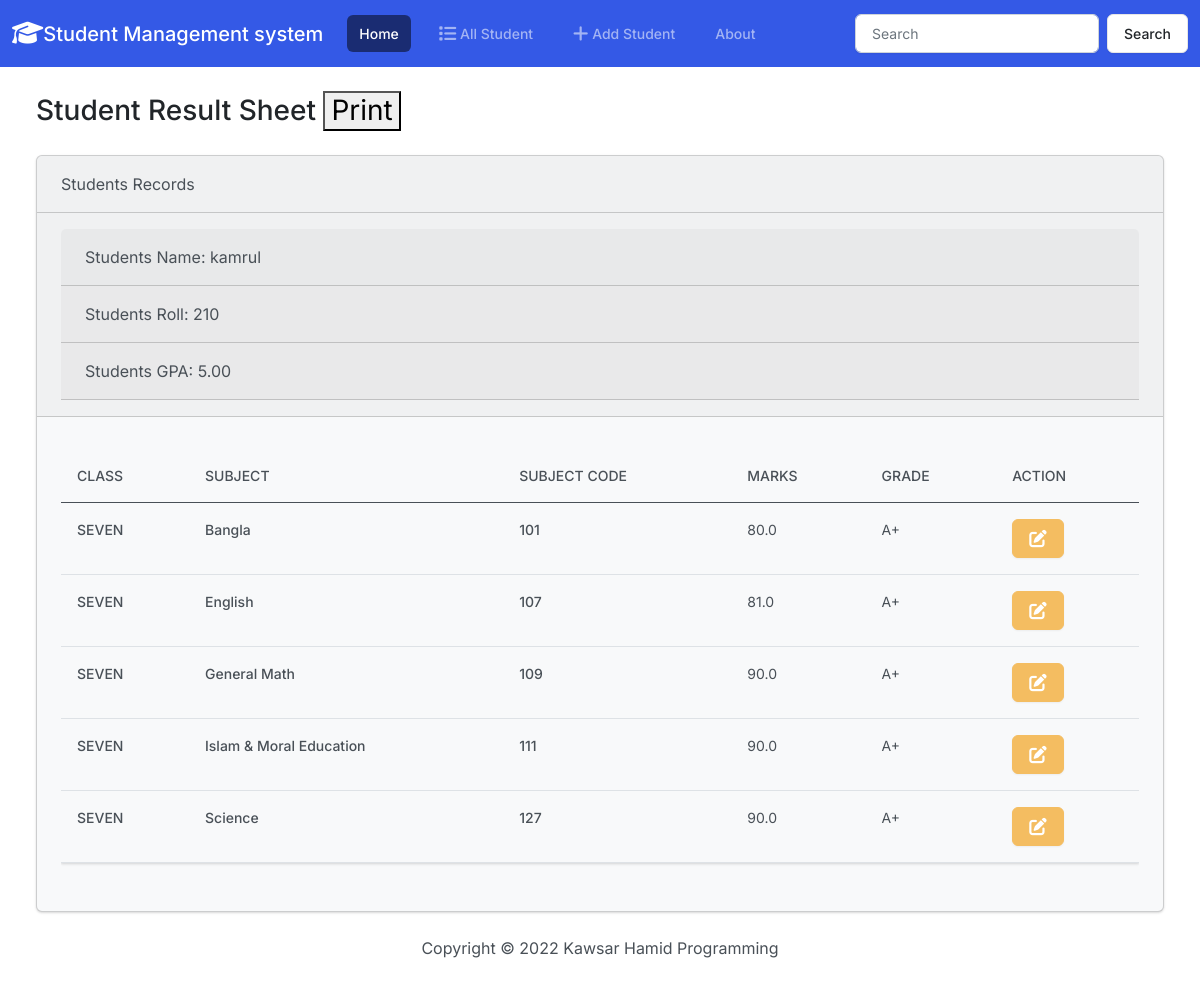
Screenshot of /result/210/ with the database file from the repository.
### academic/models.py (models this page shows, shortened)
class Student(models.Model):
    name=models.CharField(max_length=70)
    email=models.EmailField(max_length=80)
    roll=models.IntegerField(unique=True,null=False)
    classname=models.ForeignKey(ClassModel,on_delete=models.CASCADE)

### result/models.py (models this page shows)
class Marks(models.Model):
    students_name=models.CharField(max_length=80)
    students_roll=models.IntegerField()
    student_email=models.EmailField()
    students_class=models.CharField(max_length=70)
    student_subject=models.CharField(max_length=70)
    student_subjectCode=models.IntegerField()
    subject_marks=models.FloatField()
    subject_grade=models.CharField(max_length=60)
    def __str__(self):
        return self.students_name

### result/views.py (the view)
# urls.py: path("<int:id>/",views.ResultClass.as_view(),name='results'),
class ResultClass(View):
    def get(self,request,id):
        print(id)
        data=Marks.objects.filter(students_roll=id)
        info=Student.objects.get(roll=id)
        print("--------------------------------------------------")
        print(data)
        grade()
        sum=0
        length=len(data)
        GPA=""
        for i in data:
            if not i.subject_grade=='F':
                if i.subject_grade=="A+":
                    sum=sum+5
                elif i.subject_grade=="A":
                    sum=sum+4
                elif i.subject_grade=="A-":
                    sum=sum+3.5
                elif i.subject_grade=="B":
                    sum=sum+3
                elif i.subject_grade=="C":
                    sum=sum+2
                elif i.subject_grade=="D":
                    sum=sum+1
            else:
                GPA="F"
                sum=0
                break
        gpa= "{0:.2f}".format(sum/length)
        return render(request,"result/resultView.html",{'marks':data,'info':info,"gpa":gpa})

### result/views.py (called while the page is built)
def grade():
    Marks.objects.filter(subject_marks__gte=80).update(subject_grade="A+")
    Marks.objects.filter(subject_marks__gte=70,subject_marks__lt=80).update(subject_grade="A")
    Marks.objects.filter(subject_marks__gte=65,subject_marks__lt=70).update(subject_grade="A-")
    Marks.objects.filter(subject_marks__gte=50,subject_marks__lt=65).update(subject_grade="B")
    Marks.objects.filter(subject_marks__gte=40,subject_marks__lt=50).update(subject_grade="C")
    Marks.objects.filter(subject_marks__gte=33,subject_marks__lt=40).update(subject_grade="D")
    Marks.objects.filter(subject_marks__lte=33).update(subject_grade="F")

### templates/result/resultView.html (shortened to what this page needs)
{% extends 'academic/base.html' %}
{% load static %}
{% block content %}
<div class="container-fluid print-container">
    <h3 class="m-4">Student Result Sheet     <button onclick="window.print();" >Print</button></h3>
    <div class="row">
        <div class="col-12">
            {% if marks %}
            <div class="card bg-light ms-4 me-4 mb-4">
                <div class="card-header">Students Records</div>
                <div class="card-header">
                    <div class="card-header">Students Name: {{info.name}}</div>
                    <div class="card-header">Students Roll:  {{info.roll}}</div>
                    <div class="card-header">Students GPA: {{gpa}}  </div>
                </div>
                <div class="card-body">
                  <p class="card-text">
                    <div class="table-responsive">
                        <table class="table table-hover">
                            <thead>
                              <tr>
                                <th scope="col">Class</th>
                                <th scope="col">Subject</th>
                                <th scope="col">Subject Code</th>
                                <th scope="col">Marks</th>
                                <th scope="col">Grade</th>
                                <th scope="col">Action</th>
                              </tr>
                            </thead>
                            <tbody>
                              {% for marks in marks%}
                              <tr>
                                <th>{{marks.students_class}}</th>
                                <th>{{marks.student_subject}}</th>
                                <th>{{marks.student_subjectCode}}</th>
                                <td>{{marks.subject_marks}}</td>
                                <td>{{marks.subject_grade}}</td>
                                <td>
                                  <a class="btn btn-warning me-1" href="{% url 'resultEdit' marks.student_subjectCode marks.students_roll %}">
                                  </a>
                                </td>
                              </tr>
                              {% endfor %}
                            </tbody>
                          </table>
                    </div>
                  </p>
                </div>
              </div>
            {% else %}
            <h5 class="alert alert-primary ms-4 me-4" >No Students Records</h5>
            {% endif %}
        </div>
    </div>
  </div>
{% endblock content %}

### rows the page displays
Student: name "kamrul", roll "210"
Marks: students_class "SEVEN", student_subject "Bangla", student_subjectCode "101", subject_marks "80.0", subject_grade "A+"
Marks: students_class "SEVEN", student_subject "English", student_subjectCode "107", subject_marks "81.0", subject_grade "A+"
Marks: students_class "SEVEN", student_subject "General Math", student_subjectCode "109", subject_marks "90.0", subject_grade "A+"
Marks: students_class "SEVEN", student_subject "Islam & Moral Education", student_subjectCode "111", subject_marks "90.0", subject_grade "A+"
Marks: students_class "SEVEN", student_subject "Science", student_subjectCode "127", subject_marks "90.0", subject_grade "A+"

### other values shown
{{ gpa }} "5.00"
